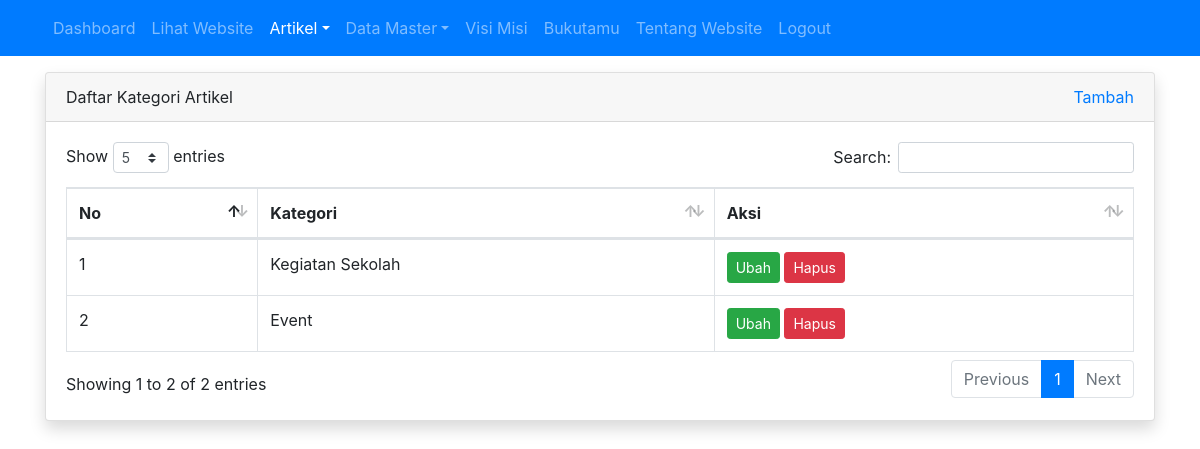
The app's page /admin/kategori_artikel/index.php (signed in) with its own data.
### tables this page shows
CREATE TABLE `tbl_kategori_artikel` (
  `id` int(11) NOT NULL AUTO_INCREMENT,
  `nama_kategori` varchar(30) DEFAULT NULL,
  PRIMARY KEY (`id`)
);

### admin/kategori_artikel/index.php (the view, shortened to what this page needs)
<?php
require_once '../../koneksi.php';
$query = mysqli_query($koneksi, "SELECT * FROM tbl_kategori_artikel");
$no = 1;
?>
<!DOCTYPE html>
<html>
<head>
	<link rel="stylesheet" href="../../resources/datatables/datatables.min.css">
	<link rel="stylesheet" href="../../resources/css/bootstrap.min.css">
</head>
<body>
	<?php require_once '../navbar.php'; ?>
	<div class="container mt-3">
		<div class="row">
			<div class="col">
				<div class="card shadow">
					<div class="card-header">
						<div class="clearfix">
							<div class="float-left">
								Daftar Kategori Artikel
							</div>
							<div class="float-right">
								<a href="tambah.php">Tambah</a>
							</div>
						</div>
					</div>
					<div class="card-body">
						<table id="table_id" class="dataTable table table-bordered">
							<thead>
								<tr>
									<th>No</th>
									<th>Kategori</th>
									<th>Aksi</th>
								</tr>
							</thead>
							<tbody>
								<?php while ($row = mysqli_fetch_assoc($query)) : ?>
									<tr>
										<td><?= $no++ ?></td>
										<td><?= $row['nama_kategori'] ?></td>
										<td>
											<a href="ubah.php?id=<?= $row['id'] ?>" class="btn btn-success btn-sm">Ubah</a>
											<a href="hapus.php?id=<?= $row['id'] ?>" class="btn btn-danger btn-sm" onclick="return confirm('apakah anda yakin?')">Hapus</a>
										</td>
									</tr>
								<?php endwhile; ?>
							</tbody>
						</table>
					</div>
				</div>
			</div>
		</div>
	</div>
</body>
</html>

### records on screen
tbl_kategori_artikel: nama_kategori "Kegiatan Sekolah"
tbl_kategori_artikel: nama_kategori "Event"
